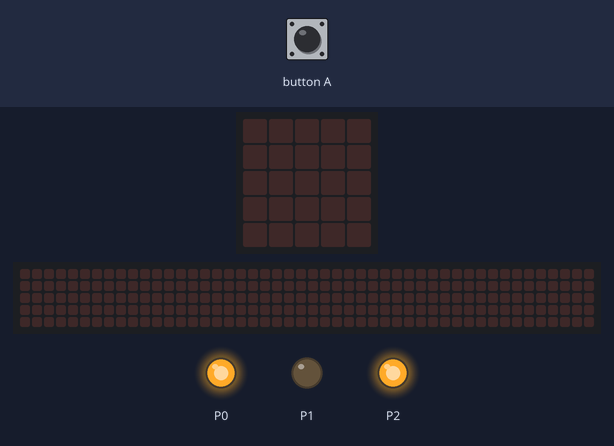
The program below on a simulated BBC micro:bit (MakeCode). Parts: the board's 5×5 LED display, a strip that is not on the board, showing the scrolling text unrolled, output pins drawn as LEDs (lit = HIGH). The inputs (shaded band) are chosen by the test bench. The 48×5 strip is a reading aid, not a part: it shows the text the display is scrolling, unrolled, one strip-width of it at a time.

Above: at 1.2 s.
1.3 s: button A pressed for 0.15 s
At 1.52 s:
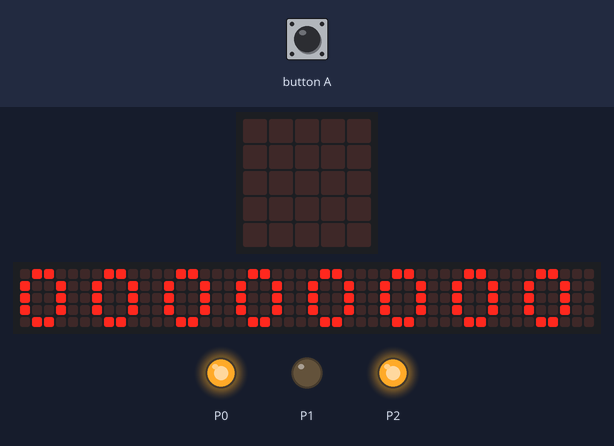
At 20.4 s:
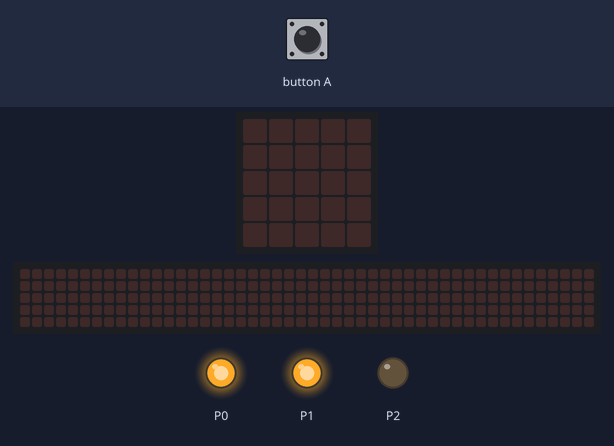
Timing chart, 0 to 21.5 s (numbered marks = the images above; inputs shaded):
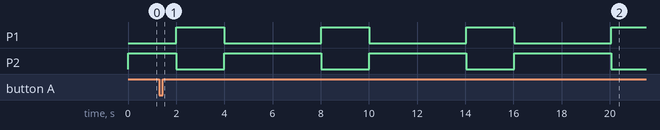

The program:

main.ts
```typescript
input.onButtonPressed(Button.A, function () {
    basic.showString("000000000000000000")
})
pins.analogWritePin(AnalogPin.P0, 1023)
basic.forever(function () {
    pins.digitalWritePin(DigitalPin.P1, 0)
    pins.digitalWritePin(DigitalPin.P2, 1)
    pins.digitalWritePin(DigitalPin.P0, 1)
    basic.pause(2000)
    pins.digitalWritePin(DigitalPin.P1, 1)
    pins.digitalWritePin(DigitalPin.P2, 0)
    pins.digitalWritePin(DigitalPin.P0, 1)
    basic.pause(2000)
    pins.digitalWritePin(DigitalPin.P1, 0)
    pins.digitalWritePin(DigitalPin.P2, 1)
    pins.digitalWritePin(DigitalPin.P0, 1)
    basic.pause(2000)
})
```

test.ts
```typescript
// 在這裡測試；當此封包作為擴充功能時，將不會編譯此內容。
```

Measured:
- after the input at 1.3 s, the display: changes after 0.15 s (image 1)
- by itself, P1: alternates HIGH for 2.0 s and LOW for 4.0 s
- by itself, P2: alternates HIGH for 4.0 s and LOW for 2.0 s
